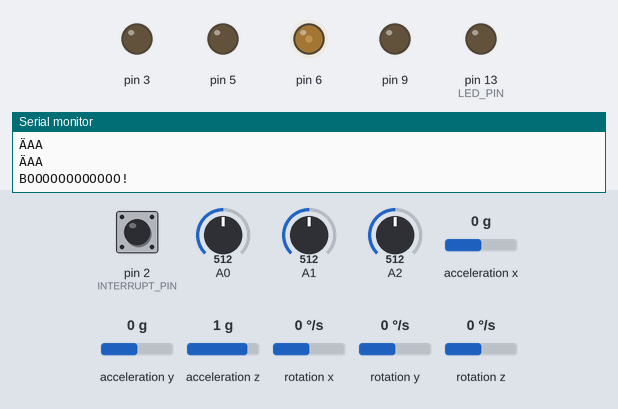
Bench run of a sketch on a simulated Arduino Uno, built with avr-gcc and run on an emulated ATmega328P. Shown: output pins drawn as LEDs (lit = HIGH), the last lines printed to the serial monitor. Inputs (shaded band) come from the test bench; at power-on: rotation z 0 °/s, pin 2 (INTERRUPT_PIN) LOW, A0 = 512, A1 = 512, A2 = 512, acceleration x 0 g, acceleration y 0 g, acceleration z 1 g, rotation x 0 °/s, rotation y 0 °/s. The sensor or clock chip raises its interrupt line as the real part does.

Above: at 1.7 s.
1.8 s: rotation z set to -192 °/s
At 2.58 s:
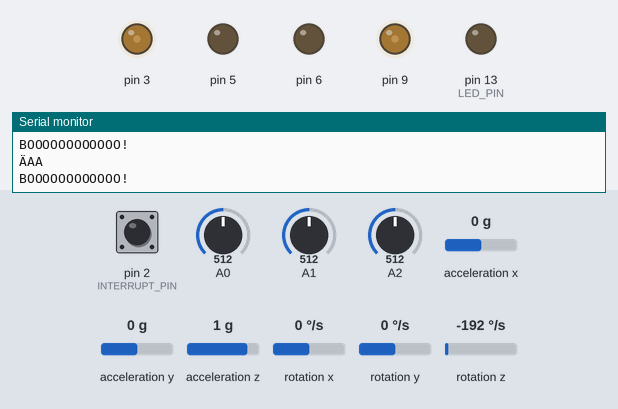
At 3.6 s:
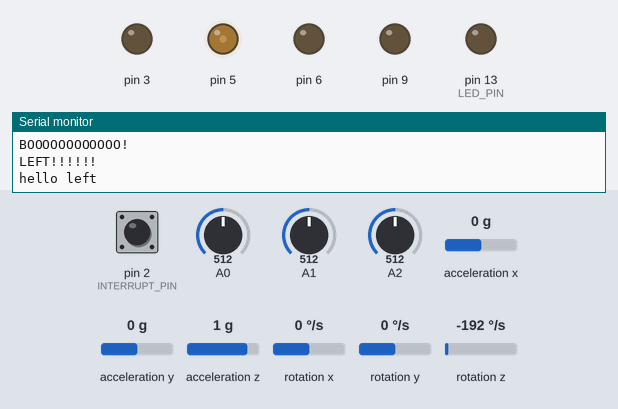
Timing chart, 0 to 5.1 s (numbered marks = the images above; inputs shaded):
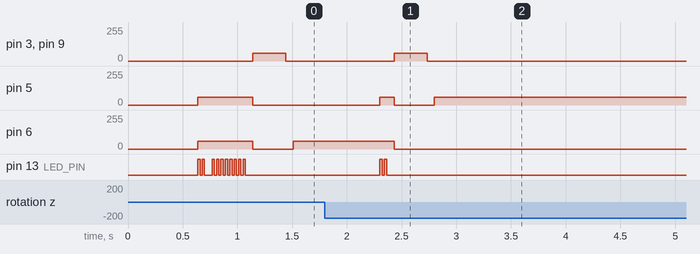

Measured:
- after the input at 1.8 s, pin 3, pin 9: 0/255 → 60/255 after 0.63 s, → 0/255 0.30 s later; pin 5: 0/255 → 60/255 after 0.50 s, → 0/255 0.13 s later, → 60/255 0.37 s later; pin 6: 60/255 → 0/255 after 0.63 s; pin 13 (LED_PIN): alternates HIGH for 0.02 s and LOW for 0.02 s, 4 changes in all, then stays LOW, starting after 0.50 s
- by itself, pin 13 (LED_PIN): alternates HIGH for 0.02 s and LOW for 0.02 s, 20 changes in all, then stays LOW

The sketch:

Arduino_and_Car_Again6.ino
```cpp
#define FORWARD 0
#define RIGHT 83
#define LEFT -83
#define BACK 167
void setup() {
  motor_init(5, 3, 6, 9);
  IR_init(A2, A1, A0);
  mpu_init();
  pinMode(13, OUTPUT);
  digitalWrite(13, LOW);
  //Serial.begin(9600); //Appears on mpu_init.
}

int arr[6][2] = {{FORWARD, 2}, {RIGHT, 1}, {LEFT, 1}, {BACK, 2}, {RIGHT, 1}, {RIGHT, 1}};
void loop() {
  //printIR2();
  //delay(200);
  //SmartTurn(BACK);
  Move(arr);
  //SmartRight();
  //SmartLeft();
  //ForwardByTiles(1);
  Stop();
  delay(200000);
  //FollowBlackLine();
  /*int x[3][4] = {{0,1,2,3}, {4,5,6,7}, {8,9,10,11}};
    move(arr);*/
  /*if (millis() - lastIntersectionTime >= 1000)
  {
    digitalWrite(13, HIGH);
      delay(20);
      digitalWrite(13, LOW);
      delay(20);
      digitalWrite(13, HIGH);
      delay(20);
      digitalWrite(13, LOW);
      delay(20);
  }*/
}
```

car_functions.ino
```cpp
#include "help_classes.h"
#define HI 255
#define MID 60
//motor
byte m_in1;
byte m_in2;
byte m_in3;
byte m_in4;
//IR
IR m_leftIR;   // left
IR m_rightIR;  // right
IR m_middleIR; // middle
//General varibels
byte current_direction = 0;  // north=0,east=90,south=180,west=270
byte positon[2] = { 0, 0 };  //[x,y] car starts at bottom left corner facing up(north)
long lastIntersectionTime = millis();

// ================================================================
// ===             initializers for motors and IRs              ===
// ================================================================

void motor_init(byte in1, byte in2, byte in3, byte in4) {
  m_in1 = in1;
  m_in2 = in2;
  m_in3 = in3;
  m_in4 = in4;
  pinMode(m_in1, OUTPUT);
  pinMode(m_in2, OUTPUT);
  pinMode(m_in3, OUTPUT);
  pinMode(m_in4, OUTPUT);
}

void IR_init(byte leftIR, byte middleIR, byte rightIR) {
  m_leftIR.set_pin(leftIR);
  m_rightIR.set_pin(rightIR);
  m_middleIR.set_pin(middleIR);
  pinMode(leftIR, INPUT);
  pinMode(rightIR, INPUT);
  pinMode(middleIR, INPUT);
}

// ================================================================
// ===                 simple motor functions                   ===
// ================================================================

void Forward() {
  analogWrite(m_in1, MID);
  analogWrite(m_in2, LOW);
  analogWrite(m_in3, MID);
  analogWrite(m_in4, LOW);
}

void Backward() {
  analogWrite(m_in1, LOW);
  analogWrite(m_in2, MID);
  analogWrite(m_in3, LOW);
  analogWrite(m_in4, MID);
}

void Stop() {
  analogWrite(m_in1, LOW);
  analogWrite(m_in2, LOW);
  analogWrite(m_in3, LOW);
  analogWrite(m_in4, LOW);
}

void Right() {
  analogWrite(m_in1, LOW);
  analogWrite(m_in2, LOW);
  analogWrite(m_in3, MID);
  analogWrite(m_in4, LOW);
}

void Left() {
  analogWrite(m_in1, MID);
  analogWrite(m_in2, LOW);
  analogWrite(m_in3, LOW);
  analogWrite(m_in4, LOW);
}

void Mixed() {
  analogWrite(m_in1, LOW);
  analogWrite(m_in2, MID);
  analogWrite(m_in3, MID);
  analogWrite(m_in4, LOW);
}

// ================================================================
// ===                 follow grid functions                    ===
// ================================================================

bool IsIntersection() {
  return m_middleIR.IsBlack() && m_leftIR.IsBlack() && m_rightIR.IsBlack();  // for now we
}
/*void turn(byte end_direction)  // we might need to use adxl to make this more presice
  {
  byte turning_time = 200;
  byte turning_angle;

  if (end_direction - current_direction > 0)
    turning_angle = end_direction - current_direction;
  else
    turning_angle = end_direction - current_direction + 360;

  if (turning_angle == 90)  // right turn
  {
    Right();
    delay(turning_time);
  }
  if (turning_angle == 270)  // left turn
  {
    Left();
    delay(turning_time);
  }
  if (turning_angle == 180)  // 180 degree turn
  {
    Right();
    delay(2 * turning_time);
  }

  // update direction
  current_direction = (current_direction + turning_angle) % 360;
  }*/

//this functions needs to be completly changed, so it uses gyro and PID and IRs
//this function should make it so the robot always moves in a straight line
//even without the blackline
//but if does cross the black line it will correct it self
void FollowBlackLineGyro()
{
  // maybe we should add delay
  if (m_leftIR.IsBlack() && m_rightIR.IsWhite()) {
    Left();
  } else if (m_leftIR.IsWhite() && m_rightIR.IsBlack()) {
    Right();
  } else {
    //Forward();
    SmartForward2(computePID(current_direction));
  }
}

void FollowBlackLineIR()
{
  // maybe we should add delay
  if (m_leftIR.IsBlack() && m_rightIR.IsWhite()) {
    Left();
  } else if (m_leftIR.IsWhite() && m_rightIR.IsBlack()) {
    Right();
  } else {
    Forward();
    //SmartForward2(computePID(current_direction));
  }
}

void printIR2() {
  m_leftIR.printIR(' ');
  m_middleIR.printIR('  ');
  m_rightIR.printIR(' ');
  Serial.println();
}


void ForwardByTiles(int distance) {
  byte tiles = 0;
  while (tiles < distance) {
    FollowBlackLineIR();
    if (IsIntersection()) {
      digitalWrite(13, HIGH);
      delay(20);
      digitalWrite(13, LOW);
      delay(20);
      digitalWrite(13, HIGH);
      delay(20);
      digitalWrite(13, LOW);
      delay(20);
      if (millis() - lastIntersectionTime >= 300)
      {
        lastIntersectionTime = millis();
        tiles += 1;
        Serial.println("ÄAA");
        FollowBlackLineIR();  // blackline might not work on intersection
        delay(50);
      }
    }
  }
  // update position
  if (current_direction == 0)
    positon[1] += distance;
    if (current_direction == RIGHT)


    positon[0] += distance;
    if (current_direction == BACK)
    positon[1] -= distance;
    if (current_direction == LEFT)
    positon[0] -= distance;
}

void Move(int arr[][2]) {
  //for (int i = 0; i < sizeof(arr) / sizeof(arr[1]); i++) {
  for (int i = 0; i < 6; i++) {
    SmartTurn(arr[i][0]);
   // current_direction += arr[i][0];
    //current_direction -= floor((current_direction + 180) / 360) * 360;
    delay(50);
    current_direction = mpu_get_yaw();
    ForwardByTiles(arr[i][1]);
  }
}
```

gyro.ino
```cpp
#include "Arduino.h"
#include "MPU6050_6Axis_MotionApps20.h"
MPU6050 mpu;

#define INTERRUPT_PIN 2 // use pin 2 on Arduino Uno & most boards
#define LED_PIN 13      // (Arduino is 13, Teensy is 11, Teensy++ is 6)
bool blinkState = false;

// MPU control/status vars
bool dmpReady = false;  // set true if DMP init was successful
uint8_t mpuIntStatus;   // holds actual interrupt status byte from MPU
uint8_t devStatus;      // return status after each device operation (0 = success, !0 = error)
uint16_t packetSize;    // expected DMP packet size (default is 42 bytes)
uint16_t fifoCount;     // count of all bytes currently in FIFO
uint8_t fifoBuffer[64]; // FIFO storage buffer

// orientation/motion vars
Quaternion q;        // [w, x, y, z]         quaternion container
VectorFloat gravity; // [x, y, z]            gravity vector
VectorInt16 gy;      // [x, y, z]            gyro sensor measurements
float ypr[3];        // [yaw, pitch, roll]   yaw/pitch/roll container and gravity vector

// ================================================================
// ===               INTERRUPT DETECTION ROUTINE                ===
// ================================================================

volatile bool mpuInterrupt = false; // indicates whether MPU interrupt pin has gone high
void dmpDataReady()
{
    mpuInterrupt = true;
}

// ================================================================
// ===                      INITIAL SETUP                       ===
// ================================================================

void mpu_init()
{
    //pinMode(13,INPUT);
    // join I2C bus (I2Cdev library doesn't do this automatically)
    Wire.begin();
    Wire.setClock(400000); // 400kHz I2C clock. Comment this line if having compilation difficulties

    // initialize serial communication
    // (115200 chosen because it is required for Teapot Demo output, but it's
    // really up to you depending on your project)
    Serial.begin(9600);
    // initialize device
    //Serial.println(F("Initializing I2C devices..."));
    mpu.initialize();
    pinMode(INTERRUPT_PIN, INPUT);

    // verify connection
    //Serial.println(F("Testing device connections..."));
    //Serial.println(mpu.testConnection() ? F("MPU6050 connection successful") : F("MPU6050 connection failed"));

    // wait for ready
    //Serial.println(F("\nSend any character to begin DMP programming and demo: "));
    //while (Serial.available() && Serial.read())
        ; // empty buffer
    //while (!Serial.available())
        ; // wait for data
    //while (Serial.available() && Serial.read())
        ; // empty buffer again

    // load and configure the DMP
    Serial.println(F("Initializing DMP..."));
    devStatus = mpu.dmpInitialize();

    // make sure it worked (returns 0 if so)
    if (devStatus == 0)
    {
        // Calibration Time: generate offsets and calibrate our MPU6050
        mpu.CalibrateAccel(6);
        mpu.CalibrateGyro(6);
        mpu.PrintActiveOffsets();
        // turn on the DMP, now that it's ready
        Serial.println(F("Enabling DMP..."));
        mpu.setDMPEnabled(true);

        // enable Arduino interrupt detection
        Serial.print(F("Enabling interrupt detection (Arduino external interrupt "));
        Serial.print(digitalPinToInterrupt(INTERRUPT_PIN));
        Serial.println(F(")..."));
        attachInterrupt(digitalPinToInterrupt(INTERRUPT_PIN), dmpDataReady, RISING);
        mpuIntStatus = mpu.getIntStatus();

        // set our DMP Ready flag so the main loop() function knows it's okay to use it
        Serial.println(F("DMP ready! Waiting for first interrupt..."));
        dmpReady = true;

        // get expected DMP packet size for later comparison
        packetSize = mpu.dmpGetFIFOPacketSize();
    }
    else
    {
        // ERROR!
        // 1 = initial memory load failed
        // 2 = DMP configuration updates failed
        // (if it's going to break, usually the code will be 1)
        Serial.print(F("DMP Initialization failed (code "));
        Serial.print(devStatus);
        Serial.println(F(")"));
    }

    // configure LED for output
    //pinMode(LED_PIN, OUTPUT);
}

double mpu_get_yaw()
{
    // if programming failed, don't try to do anything
    if (!dmpReady)
        return 0.0;
    // read a packet from FIFO
    if (mpu.dmpGetCurrentFIFOPacket(fifoBuffer))
    { // Get the Latest packet
        mpu.dmpGetQuaternion(&q, fifoBuffer);
        mpu.dmpGetGravity(&gravity, &q);
        mpu.dmpGetYawPitchRoll(ypr, &q, &gravity);
        mpu.dmpGetGyro(&gy, fifoBuffer);
    }
    return ypr[0] * 180 / M_PI;
}
```

help_classes.cpp
```cpp
#include "Arduino.h"
#include "help_classes.h"
//ir value that will be considered a gray/black point

void IR::set_pin(byte pin) {
  m_pin = pin;
}
bool IR::IsWhite() {
  return analogRead(m_pin) < maxWhiteValue;
}
bool IR::IsBlack() {
  return analogRead(m_pin) > maxWhiteValue;
}

void IR::printIR(char Name) {
  if (IsBlack())
  {
    Serial.print(Name);
    Serial.print(" Is black.");
  }
  else if (IsWhite())
  {
    Serial.print(Name);
    Serial.print(" Is white.");
  }
}
```

help_classes.h
```cpp
#ifndef HELP_CLASSES_H
#define HELP_CLASSES_H
class IR {
private:
  byte m_pin;
  int maxWhiteValue=45;
public:
  void set_pin(byte pin);
  bool IsWhite();
  bool IsBlack();
  void printIR(char Name);
};
#endif
```

test2.ino
```cpp
//PID constants
/*double Ku = 0.01;
  double Tu = 6;

  double Kp = 0.20 * Ku;
  double Ki = 0.40 * Ku / Tu;
  double Kd = 0.066 * Ku * Tu;*/

double Kp = 2.5;
double Ki = 0.0075;
double Kd = 1300; // Right, not a mistake.

unsigned long currentTime = 0, previousTime = 0;
double elapsedTime = 0;
double error = 0;
double lastError = 0;
double input = 0, output = 0;
double cumError = 0, rateError = 0;

double computePID(double Setpoint) {
  currentTime = millis();      //get current time
  elapsedTime = (double)(currentTime - previousTime);        //compute time elapsed from previous computation
  double yaw = mpu_get_yaw();
  error = Setpoint - yaw;
  Serial.println(error);
  error -= floor((error + 180) / 360) * 360;
  if (abs(error) < 0.5) cumError = 0;
  if (abs(error) < 0.5) return 0;
  // determine error
  cumError += error * elapsedTime;                // compute integral
  rateError = (error - lastError) / elapsedTime; // compute derivative
  double out = Kp * error + Ki * cumError + Kd * rateError;          //PID output
  lastError = error;                                //remember current error
  previousTime = currentTime;
  /*Serial.print("      out:");//remember current time
    Serial.print(out/2);*/
  return out;                                        //have function return the PID output
}
double rightValue = 60;
double leftValue = 60;
/*void SmartForward1(double change)
  {
  error = Setpoint - mpu_get_yaw();
  if (abs(error) < 3);
  else
  {
    if (error > 15)
    {
      change = 15 ;
      SmartForward2(change);
    }
    else if (error < -15)
    {
      change = -15;
      SmartForward2(change);
    }
    else
    {
      SmartForward2(error*Kp);
    }
  }
  }*/
void SmartForward2(double change) {
  change /= -2;
  if (rightValue + change > 128) rightValue = 128;
  else if (rightValue + change < 0) rightValue = 60;
  else rightValue += change;
  if (leftValue - change > 128) leftValue = 128;
  else if (leftValue - change < 0) leftValue = 60;
  else leftValue -= change;
  analogWrite(5, rightValue);
  analogWrite(6, leftValue);
  delay(70);
}

void SmartTurn(int angle) {
  Serial.println("BOOOOOOOOOOOO!");
  if (angle == RIGHT || angle == LEFT)
  {
    Backward();
    delay(300);
    Stop();
    delay(50);
  }
  if (angle == RIGHT)
  {
    SmartRight();
  }
  if (angle == LEFT)
  {
    Serial.println("LEFT!!!!!!");
    SmartLeft();
  }
  if (angle == BACK)
  {
    SmartBackward();
    double initialYaw = mpu_get_yaw();
    analogWrite(m_in1, MID);
    analogWrite(m_in2, LOW);
    analogWrite(m_in3, LOW);
    analogWrite(m_in4, MID);
    delay(50);
    Forward();
    delay(50);
    while (mpu_get_yaw() <= initialYaw)
    {
      Mixed();
    }
  }
}

void SmartRight()
{
  double initialYaw = mpu_get_yaw();
  double yaw = mpu_get_yaw();
  yaw -= floor((yaw + 180) / 360) * 360;
  while (yaw - initialYaw <= RIGHT)
  {
    Right();
    yaw = mpu_get_yaw();
    yaw -= floor((yaw + 180) / 360) * 360;
    //Serial.println(yaw - initialYaw);
  }
}

void SmartLeft()
{
  Serial.println("hello left");
  double initialYaw = mpu_get_yaw();
  double yaw = mpu_get_yaw();
  yaw -= floor((yaw + 180) / 360) * 360;
  while (yaw - initialYaw >= LEFT)
  {
    Left();
    yaw = mpu_get_yaw();
    yaw -= floor((yaw + 180) / 360) * 360;
    //Serial.println(yaw - initialYaw);
  }
}

void SmartBackward()
{
  double initialYaw = mpu_get_yaw();
  double yaw = mpu_get_yaw();
  yaw -= floor((yaw + 180) / 360) * 360;
  while (yaw - initialYaw <= BACK)
  {
    Mixed();
    yaw = mpu_get_yaw();
    yaw -= floor((yaw + 180) / 360) * 360;
    //Serial.println(yaw - initialYaw);
  }
}
```
